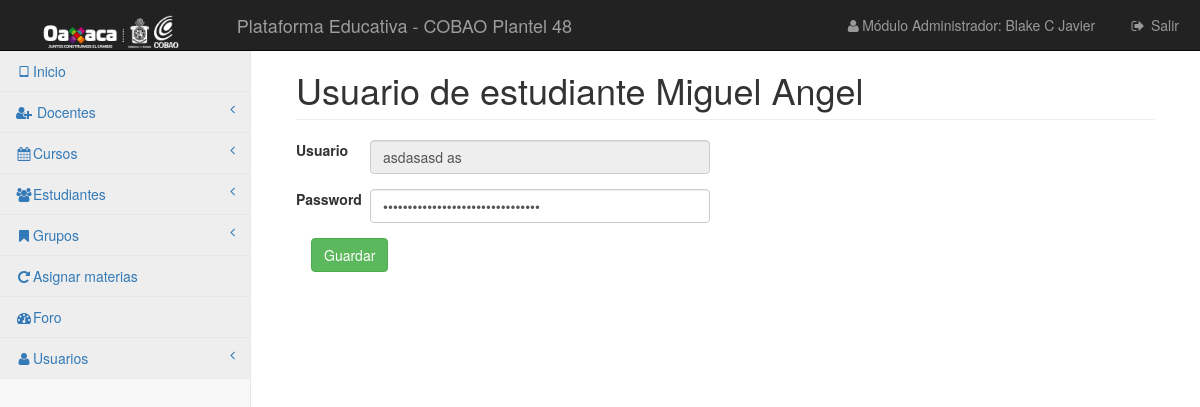
Page /vistas/estudiante/miuser.php?id=4&n=Miguel Angel (signed in) on the earlier database version.
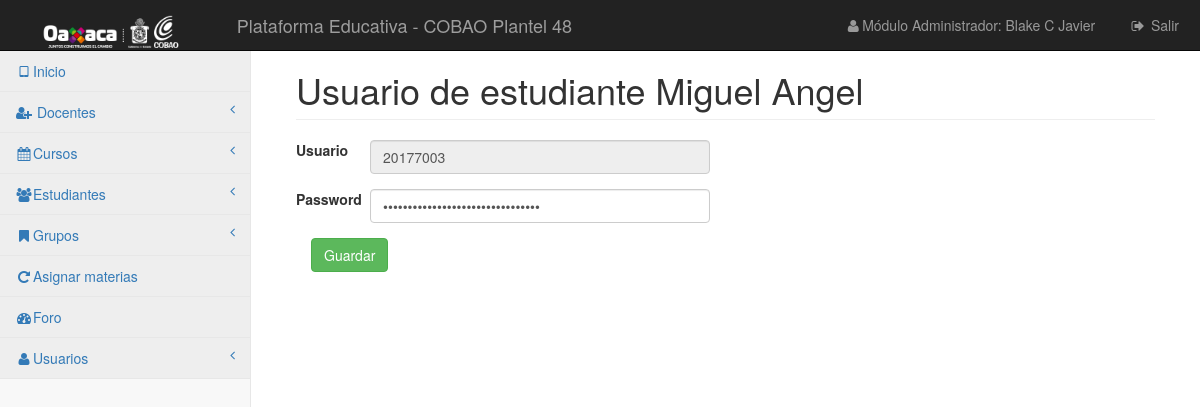
Same page on the later database version.
### tables this page shows
CREATE TABLE `usuario` (
  `id` int(10) UNSIGNED NOT NULL,
  `nombre` varchar(255) DEFAULT NULL,
  `password` varchar(1000) DEFAULT NULL,
  `email` varchar(255) DEFAULT NULL,
  `tipo` char(1) DEFAULT NULL,
  `idper` char(1) DEFAULT NULL
);

### librerias/Simple_sessions.php (called while the page is built, shortened)
<?php
class Simple_sessions{
private $my_sess;
public function  __construct($sess_name = 'simple_sessions'){
$this->my_sess = &$_SESSION;
}
public function check_sess($name){
return isset($this->my_sess[$name]);
}
}
?>

### vistas/estudiante/miuser.php (the view, shortened to what this page needs)
<?php
require_once '../../librerias/Simple_sessions.php';
$obj_ses = new Simple_sessions();
if ($obj_ses->check_sess('userid')) {
    require_once '../../plantillas/header-a.php';
    include "../../control/conexion.php";
    $id = $_GET['id'];
    $consultar = "SELECT * FROM `usuario` WHERE `idper` = '$id'";
    $ejecutar = $conexion->query($consultar);
    $datos = $ejecutar->fetch_assoc();
    ?>
    <div id="page-wrapper">
        <div class="container-fluid">
            <div class="row">
                <div class="col-lg-12">
                    <h1 class="page-header">Usuario de estudiante <?php  echo $_GET['n']?></h1>
                </div>
            </div>
            <div class="row">
                <div class="col-lg-12">
                    <form action="" method="post" class="form-horizontal" >
                        <div class="form-group">
                            <label class="col-md-1">Usuario</label>
                            <div class="col-md-5">
                                <input type="text" disabled  class="form-control" value="<?php echo $datos['nombre'] ?>">
                            </div>
                        </div>
                        <div class="form-group">
                            <label class="col-md-1">Password</label>
                            <div class="col-md-5">
                                <input type="password"  class="form-control" value="<?php echo $datos['password'] ?>">
                            </div>
                        </div>
                        <div class="col-sm-12">
                            <button class="btn btn-success">Guardar</button>
                        </div>
                    </form>
                </div>
            </div>
        </div>
    </div>
    <?php
    require_once '../../plantillas/footer.php';
}else{
    header("Location: ../../index.php");
} ?>

Differences in the rows shown:
removed usuario: nombre "asdasasd as"
added usuario: nombre "20177003"
